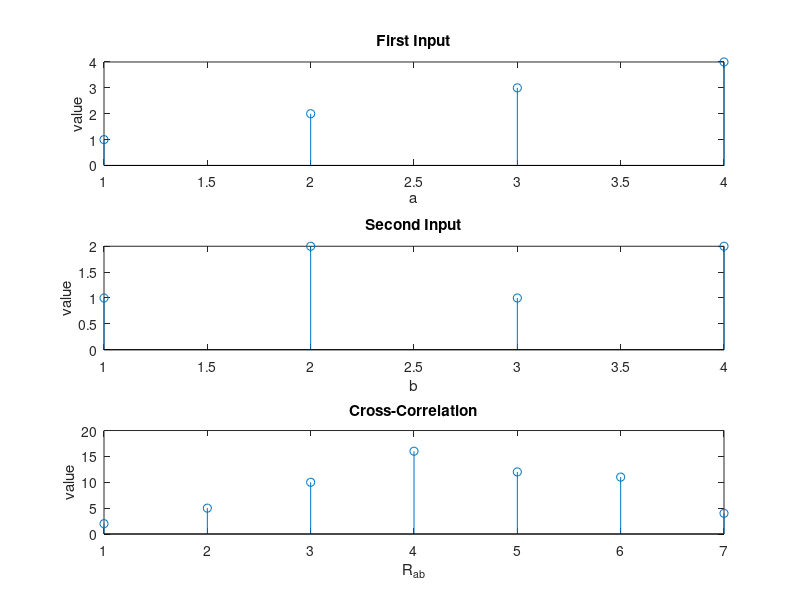

Reproduce this figure in MATLAB.
% Cross-correlation iteration

%x = input('Enter first signal: ');
x = [1 2 3 4];
%h = input('Eneter second signal: ');
h = [1 2 1 2];

subplot(3, 1, 1);
stem(x);
xlabel('a');
ylabel('value');
title("First Input");

subplot(3, 1, 2);
stem(h);
xlabel('b');
ylabel('value');
title("Second Input");

% Iteration
h = fliplr(h);
n1 = length(x);
n2 = length(h);

X = [x, zeros(1, n2)];
Y = [h, zeros(1, n1)];

for i=1:n1+n2-1
  y(i)=0;
  for j=1:n1
    if(i-j+1>0)
      y(i)= y(i) + X(j)*Y(i-j+1);
    else
     end
  endfor
endfor

subplot(3, 1, 3);
stem(y);
xlabel('R_a_b');
ylabel('value');
title('Cross-Correlation');